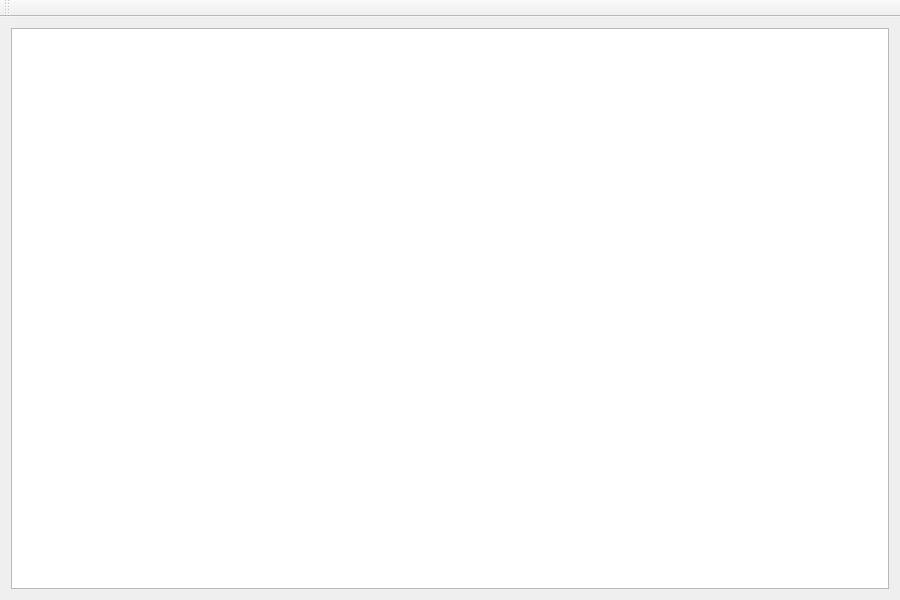
<?xml version="1.0" encoding="UTF-8"?>
<ui version="4.0">
 <class>SpectrumClass</class>
 <widget class="QMainWindow" name="SpectrumClass">
  <property name="geometry">
   <rect>
    <x>0</x>
    <y>0</y>
    <width>900</width>
    <height>600</height>
   </rect>
  </property>
  <property name="windowTitle">
   <string>Spectrum</string>
  </property>
  <widget class="QWidget" name="centralWidget">
   <layout class="QHBoxLayout" name="horizontalLayout">
    <item>
     <widget class="QTextEdit" name="textEdit"/>
    </item>
   </layout>
  </widget>
  <widget class="QMenuBar" name="menuBar">
  </widget>
  <widget class="QToolBar" name="mainToolBar">
   <attribute name="toolBarArea">
    <enum>TopToolBarArea</enum>
   </attribute>
   <attribute name="toolBarBreak">
    <bool>false</bool>
   </attribute>
  </widget>
 </widget>
 <layoutdefault spacing="6" margin="11"/>
 <resources>
  <include location="Spectrum.qrc"/>
 </resources>
 <connections/>
</ui>
